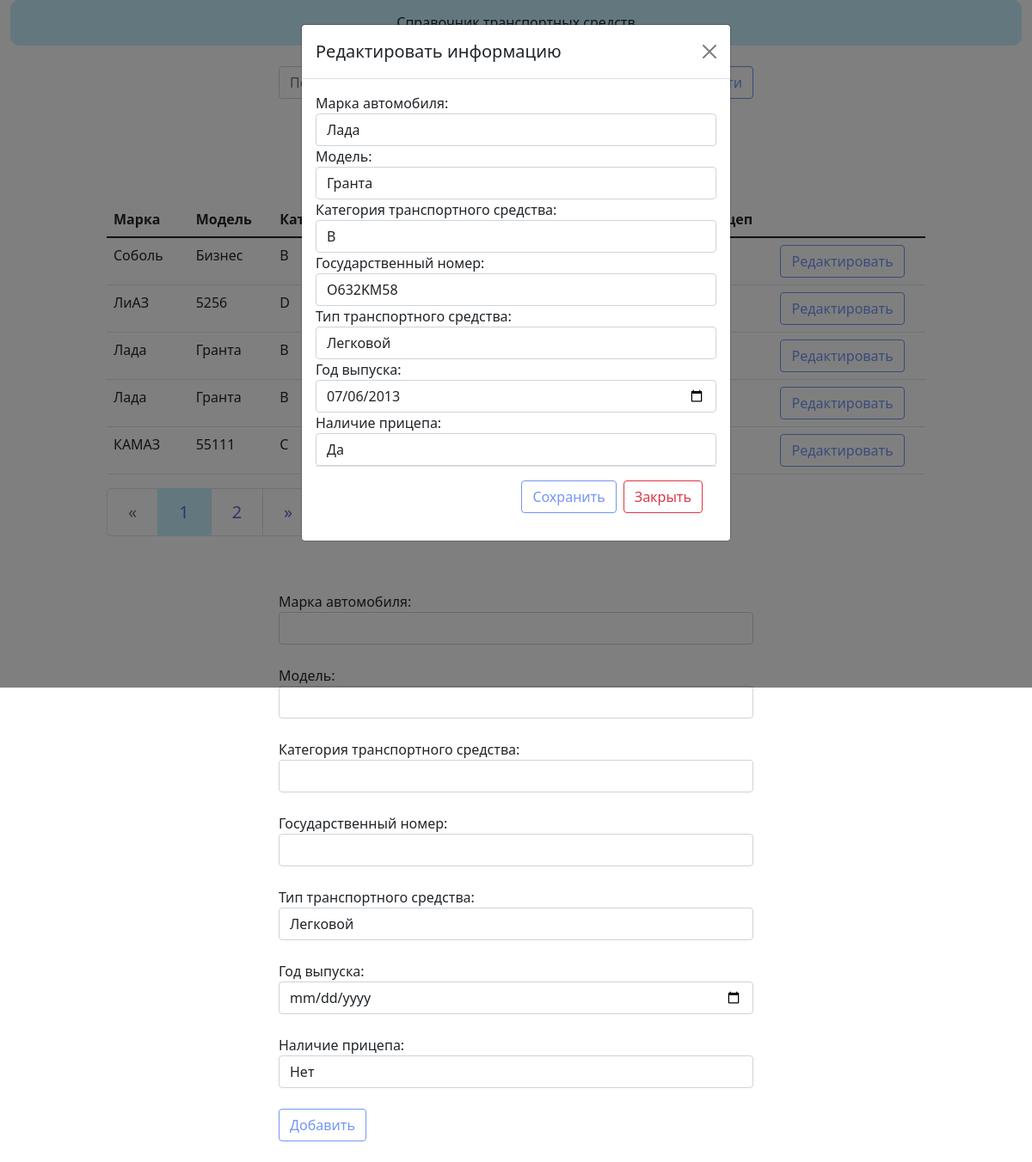
The page /?page=&id=1 on the database its author committed.
### models.py (models this page shows)
class Cars(db.Model):
    id = db.Column(db.Integer, primary_key=True)
    car_brand = db.Column(db.String(100))   # марка автомобиля
    car_model = db.Column(db.String(100))   # модель
    category = db.Column(db.String(100))    # категория ТС
    car_license_plate = db.Column(db.String(20), unique=True)   # государственный номер
    car_type = db.Column(db.String(100))    # тип ТС
    release_year = db.Column(db.DateTime())    # год выпуска
    trailer = db.Column(db.String(5))    # наличие прицепа

### view.py (the view, shortened to what this page needs)
@app.route('/', methods=['POST', 'GET'])
def index():
    form = CarsForm()
    page = request.args.get('page')
    if page and page.isdigit():
        page = int(page)
    else:
        page = 1
    search = request.args.get('search')
    if search:
        cars = Cars.query.filter(Cars.car_brand.contains(search) | Cars.category.contains(search)).order_by(Cars.car_brand.desc())
    else:
        cars = Cars.query.order_by(Cars.car_brand.desc())
    pages = cars.paginate(page=page, per_page=5)
    car_id = request.args.get('id')
    if car_id:
        car_edit = Cars.query.filter_by(id=car_id).first_or_404()
        if request.method == 'POST' and car_id:
            form_edit = CarsForm(formdata=request.form, obj=car_edit)
            form_edit.populate_obj(car_edit)
            db.session.commit()
            return redirect(url_for('index', page = request.args.get('page'), search = request.args.get('search')))
        form_edit = CarsForm(obj=car_edit)
        return render_template('modal.html', car_edit=car_edit, form_edit=form_edit, form=form, pages=pages, search=search)
    return render_template('index.html', form=form, pages=pages, search=search)

### form.py
class CarsForm(FlaskForm):
    car_brand = StringField('Марка автомобиля: ', validators=[InputRequired()])
    car_model = StringField('Модель: ', validators=[InputRequired()])
    category = StringField('Категория транспортного средства: ', validators=[InputRequired()])
    car_license_plate = StringField('Государственный номер: ', validators=[InputRequired()])
    car_type = SelectField('Тип транспортного средства: ', choices=[('Легковой', 'Легковой'),
                                                                    ('Грузовой', 'Грузовой'),
                                                                    ('Микроавтобус ', 'Микроавтобус '),
                                                                    ('Автобус', 'Автобус'),
                                                                    ('Автомобиль - тягач', 'Автомобиль - тягач')
                                                                    ])
    release_year = DateField('Год выпуска: ', validators=[InputRequired()])
    trailer = SelectField('Наличие прицепа: ', choices=[('Нет', 'Нет'), ('Да', 'Да')])

### templates/modal.html (shortened to what this page needs)
{% extends 'base.html' %}
{% block search %}
    <form class="d-flex" action="{{ url_for('index')}}" method="GET">
    <button class="btn btn-outline-success" type="submit">Найти</button>
    </form>
{% endblock %}
{% block content %}
<table class="table">
    <thead>
    <tr>
        <th scope="col">Марка</th>
        <th scope="col">Модель</th>
        <th scope="col">Категория</th>
        <th scope="col">Гос. номер</th>
        <th scope="col">Тип т.с.</th>
        <th scope="col">Год выпуска</th>
        <th scope="col">Прицеп</th>
    </tr>
    </thead>
    <tbody>
    {% for car in pages.items %}
    <tr>
        <td class="col-1">{{ car.car_brand }}</td>
        <td class="col-1">{{ car.car_model }}</td>
        <td class="col-1">{{ car.category }}</td>
        <td class="col-1">{{ car.car_license_plate }}</td>
        <td class="col-1">{{ car.car_type }}</td>
        <td class="col-1">{{ car.release_year.strftime("%Y") }}</td>
        <td class="col-1">{{ car.trailer }}</td>
        <td class="col-1">
            <button id={{car.id}}
                    class="btn btn-outline-success"
                    onclick='window.location.href="{{ url_for('index', page=request.args.get('page', ''), id=car.id, search=search) }}"' method="GET">
                    Редактировать
            </button>
        </td>
    </tr>
    {% endfor %}
    </tbody>
</table>
<nav aria-label="Page navigation example">
    <ul class="pagination pagination-lg">
        <li {% if not pages.has_prev %} class="page-item disabled"  {% endif %}>
            <a class="page-link" href="{{ url_for('index', search=search, page=pages.prev_num) }}"
               aria-label="Previous">
                <span aria-hidden="true">&laquo;</span>
            </a>
        </li>
        {% for page in pages.iter_pages(left_edge=2,right_edge=2,left_current=1, right_current=2) %}
        {% if page %}
        <li {% if page == pages.page %} class="page-item active" {% endif %}>
            <a class="page-link" href="{{ url_for('index', search=search, page=page) }}">{{ page }}</a>
        </li>
        {% else %}
        <li class="page-item"><a class="page-link">...</a></li>
        {% endif %}
        {% endfor %}
        <li {% if pages.has_next %} class="page-item"  {% else %} class="page-item disabled" {% endif %}>
            <a class="page-link"  href="{{ url_for('index',search=search, page=pages.next_num) }}"
               aria-label="Next">
                <span aria-hidden="true">&raquo;</span>
            </a>
        </li>
    </ul>
</nav>
{% endblock %}
{% block modal %}
<div class="modal" id="exampleModal" tabindex="-1" aria-labelledby="exampleModalLabel" aria-hidden="true">
  <div class="modal-dialog modal-dialog-scrollable">
    <div class="modal-content">
      <div class="modal-header">
        <h5 class="modal-title" id="exampleModalLabel">Редактировать информацию</h5>
        <button type="button" class="btn-close" onclick='window.location.href="{{ url_for('index', page=request.args.get('page', ''), search=search) }}"' method="GET" aria-label="Закрыть"></button>
      </div>
      <div class="modal-body">
        <form action="{{ url_for('index', id=car_edit.id, page=request.args.get('page', ''), search=search)}}" method="POST">
          {% for field in form_edit if field.name not in ['csrf_token'] %}
          {{ field.label(class="control-label") }}
          {{ field(class="form-control") }}
          {% endfor %}
          <div class="modal-footer">
          <button type="submit" class="btn btn-outline-success">Сохранить</button>
          <button type="button" class="btn btn-outline-danger" onclick='window.location.href="{{ url_for('index', page=request.args.get('page', ''), search=search) }}"' method="GET">Закрыть</button>
          </div>
        </form>
      </div>
    </div>
  </div>
</div>
{% endblock %}
{% block form %}
<form action="{{ url_for('index')}}" method="POST">
    {% for field in form if field.name not in ['csrf_token'] %}
        {{ field.label(class="control-label") }}
        {{ field(class="form-control") }}<br>
    {% endfor %}
    <button type="submit" class="btn btn-outline-success">Добавить</button>
</form>
{% endblock %}

### static/css/style.css (style rules this page uses)
.btn-outline-success { color: #7596f5; border-color: #7596f5; }
.page-item.active .page-link { color: #4b4ec7d9; background-color: #c6f0fd; border-color: #c6f0fd; }
.page-link { position: relative; display: block; color: #4b4ec7d9; }
a { color:#27d2e3 }

### rows shown on the page
Cars: car_brand "Соболь", car_model "Бизнес", category "B"
Cars: car_brand "ЛиАЗ", car_model "5256", category "D"
Cars: car_brand "Лада", car_model "Гранта", category "B", car_type "Легковой" "Нет", car_brand "Лада" "Гранта" "B" "O632KM58" "Легковой" "07/06/2013" "Да"
Cars: car_brand "Лада", car_model "Гранта", category "B"
Cars: car_brand "КАМАЗ", car_model "55111", category "C"

### other values the page prints
{{ page }} "1" "2"
{{ field.label(class="control-label") }} "Марка автомобиля:" "Модель:" "Категория транспортного средства:" "Государственный номер:" "Тип транспортного средства:" "Год выпуска:" "Наличие прицепа:"
